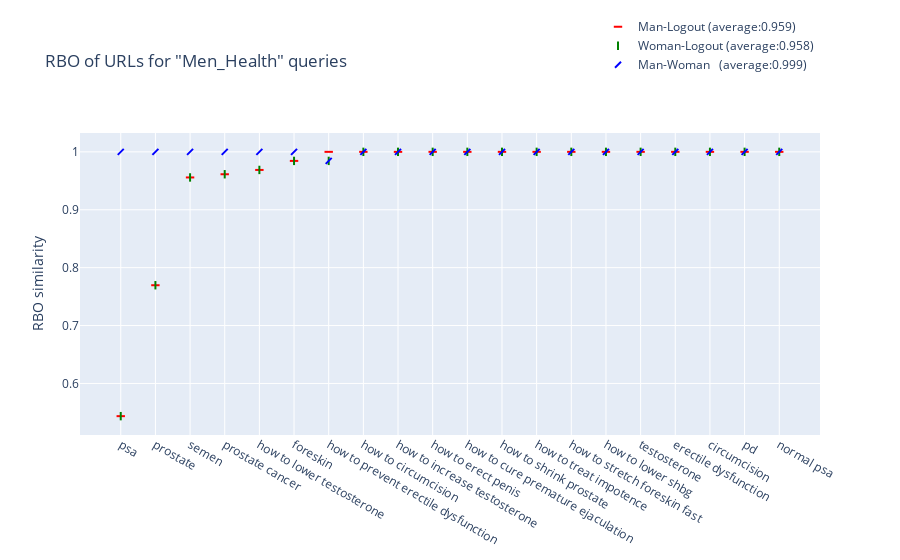

This figure's notebook cell:
### Code cell
Plot(data=[all_queries, res_man, res_woman, res_man_woman, average, 'URLs'],
     metrics='RBO',
     category="Men_Health")

### Figure 1 — Plotly figure (JSON) as saved in the notebook; plotly's stock layout.template omitted (floating-point values rounded to 4 significant figures)
{"data": [{"marker": {"color": "red", "line": {"color": "red", "width": 2}, "symbol": "line-ew"}, "mode": "markers", "name": "Man-Logout (average:0.959)", "type": "scatter", "x": ["psa", "prostate", "semen", "prostate cancer", "how to lower testosterone", "foreskin", "how to prevent erectile dysfunction", "how to circumcision", "how to increase testosterone", "how to erect penis", "how to cure premature ejaculation", "how to shrink prostate", "how to treat impotence", "how to stretch foreskin fast", "how to lower shbg", "testosterone", "erectile dysfunction", "circumcision", "pd", "normal psa"], "y": [0.5435, 0.7696, 0.9558, 0.9613, 0.9688, 0.9844, 1, 1, 1, 1, 1, 1, 1, 1, 1, 1, 1, 1, 1, 1]}, {"marker": {"color": "green", "line": {"color": "green", "width": 2}, "symbol": "line-ns"}, "mode": "markers", "name": "Woman-Logout (average:0.958)", "type": "scatter", "x": ["psa", "prostate", "semen", "prostate cancer", "how to lower testosterone", "foreskin", "how to prevent erectile dysfunction", "how to circumcision", "how to increase testosterone", "how to erect penis", "how to cure premature ejaculation", "how to shrink prostate", "how to treat impotence", "how to stretch foreskin fast", "how to lower shbg", "testosterone", "erectile dysfunction", "circumcision", "pd", "normal psa"], "y": [0.5435, 0.7696, 0.9558, 0.9613, 0.9688, 0.9844, 0.9844, 1, 1, 1, 1, 1, 1, 1, 1, 1, 1, 1, 1, 1]}, {"marker": {"color": "blue", "line": {"color": "blue", "width": 2}, "symbol": "line-ne"}, "mode": "markers", "name": "Man-Woman   (average:0.999)", "type": "scatter", "x": ["psa", "prostate", "semen", "prostate cancer", "how to lower testosterone", "foreskin", "how to prevent erectile dysfunction", "how to circumcision", "how to increase testosterone", "how to erect penis", "how to cure premature ejaculation", "how to shrink prostate", "how to treat impotence", "how to stretch foreskin fast", "how to lower shbg", "testosterone", "erectile dysfunction", "circumcision", "pd", "normal psa"], "y": [1, 1, 1, 1, 1, 1, 0.9844, 1, 1, 1, 1, 1, 1, 1, 1, 1, 1, 1, 1, 1]}], "layout": {"autosize": true, "legend": {"x": 0.7, "y": 1.4}, "title": {"text": "RBO of URLs for \"Men_Health\" queries"}, "xaxis": {"autorange": true, "range": [-1.179, 20.18], "type": "category"}, "yaxis": {"autorange": true, "range": [0.5081, 1.035], "title": {"text": "RBO similarity"}, "type": "linear"}}}
